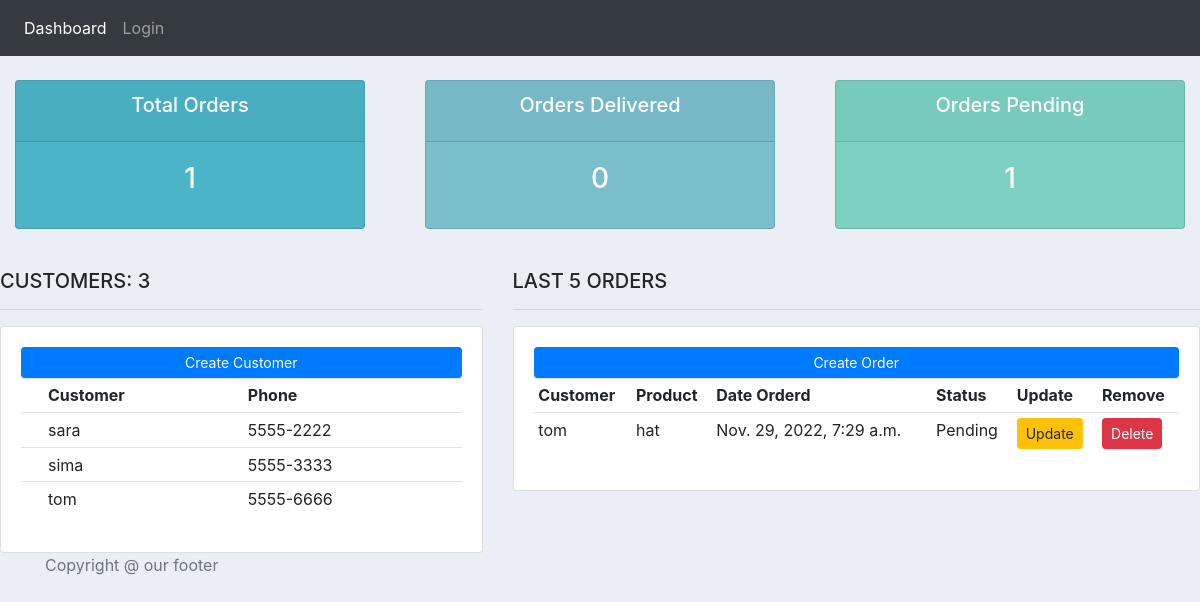
Before: / with the older database file.
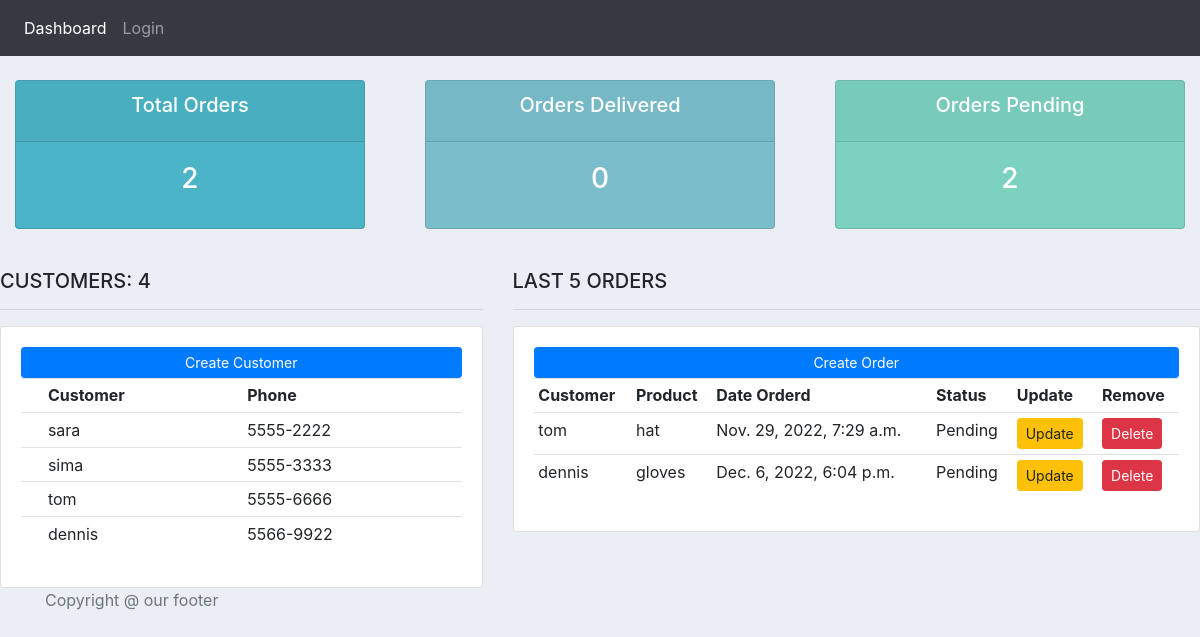
After: the same page with the newer database file.
### account/models.py (models this page shows, shortened)
class Customer(models.Model):
	user=models.OneToOneField(User,on_delete=models.CASCADE,null=True)
	name = models.CharField(max_length=200, null=True)
	phone = models.CharField(max_length=200, null=True)
	email = models.EmailField(unique=True,null=True)
	date_created = models.DateTimeField(auto_now_add=True, null=True, blank=True)
	def __str__(self):
		return self.name

class Order(models.Model):
	STATUS = (
			('Pending', 'Pending'),
			('Out for delivery', 'Out for delivery'),
			('Delivered', 'Delivered'),
			)
	customer = models.ForeignKey(Customer, on_delete= models.SET_NULL, null=True)
	product = models.ForeignKey(Product, on_delete=models.SET_NULL, null=True )
	date_created = models.DateTimeField(auto_now_add=True, null=True, blank=True)
	status = models.CharField(max_length=200, null=True, choices=STATUS)

class Product(models.Model):
	CATEGORY = (
			('Indoor', 'Indoor'),
			('Out Door', 'Out Door'),
			)
	name = models.CharField(max_length=200, null=True)
	price = models.FloatField(null=True)
	category = models.CharField(max_length=200, null=True, choices=CATEGORY)
	date_created = models.DateTimeField(auto_now_add=True, null=True, blank=True)
	def __str__(self):
		return self.name

### account/views.py (the view)
# urls.py: path('',views.dashboard,name='dashboard'),
def dashboard(request):
	customers=Customer.objects.all()
	orders=Order.objects.exclude(product__isnull=True)
	total_customers=customers.count()
	total_orders=orders.count()
	delivere=Order.objects.filter(status='Delivered').count()
	pending=Order.objects.filter(status='Pending').count()
	context={'customers': customers,'total_customers':total_customers,
	'orders':orders,'total_orders':total_orders,'delivered':delivere,
	'pending':pending}
	return render (request,'account/dashboard.html',context)

### account/templates/account/dashboard.html (shortened to what this page needs)
{% extends 'main.html' %}
{% block content %}
{% include 'navabar.html' %}
{% include 'account/status_row.html' %}
<br>
<div class="row">
	<div class="col-md-5">
		<h5>CUSTOMERS: {{total_customers}}</h5>
		<hr>
		<div class="card card-body">
			<div class="btn btn-primary  btn-sm btn-block" >Create Customer</div>
			<table class="table table-sm">
				<tr>
					<th></th>
					<th>Customer</th>
					<th>Phone</th>
				</tr>
				{% for customer in customers %}
					<tr>
						<td>
						</td>
						<td>{{customer.name}}</td>
						<td>{{customer.phone}}</td>
					</tr>
				{% endfor %}
			</table>
		</div>
	</div>
	<div class="col-md-7">
		<h5>LAST 5 ORDERS</h5>
		<hr>
		<div class="card card-body">
			<div class="btn btn-primary  btn-sm btn-block">Create Order</div>
			<table class="table table-sm">
				<tr>
					<th>Customer</th>
					<th>Product</th>
					<th>Date Orderd</th>
					<th>Status</th>
					<th>Update</th>
					<th>Remove</th>
				</tr>
				{% for order in orders %}
					<tr>
						<td>{{order.customer}}</td>
						<td>{{order.product}}</td>
						<td>{{order.date_created}}</td>
						<td>{{order.status}}</td>
						<td><a class="btn btn-sm btn-warning" href="{% url 'update_order' order.id%}">Update</a></td>
						<td><a class="btn btn-sm btn-danger" href="{% url 'delete_order' order.id%}">Delete</a></td>
					</tr>
				{% endfor %}
			</table>
		</div>
	</div>
</div>
{% endblock %}

### templates/main.html (shortened to what this page needs)
{% load static %}
<!DOCTYPE html>
<html>
<head>
	<link rel="stylesheet" href="https://stackpath.bootstrapcdn.com/bootstrap/4.3.1/css/bootstrap.min.css">
	<link href="{% static '/css/main.css'  %}" rel="stylesheet" type="text/css">
</head>
<body>
	{% block content %}
	{% endblock content %}
	{% include 'footer.html' %}
</body>
</html>

### templates/navabar.html (shortened to what this page needs)
<nav class="navbar navbar-expand-lg navbar-dark bg-dark">
  <div class="collapse navbar-collapse" id="navbarSupportedContent">
    <ul class="navbar-nav mr-auto">
      <li class="nav-item active">
        <a class="nav-link" href="{% url 'dashboard' %}">Dashboard</a>
      </li>
      {% if request.user.is_authenticated%}
      <a class="nav-link" href="{% url 'logout_page'%}">Logout</a>
      <p class="nav-link">Hello {{request.user.username}}</p>
      {% else %}
      <a class="nav-link" href="{% url 'login'%}">Login</a>
      {% endif %}
    </ul>
  </div>
</nav>

### account/templates/account/status_row.html
<br>
<div class="row">
	<div class="col">
		<div class="col-md">
			<div class="card text-center text-white  mb-3" id="total-orders">
			  	<div class="card-header">
			  		<h5 class="card-title">Total Orders</h5>
			  	</div>
			  	<div class="card-body">
			    	<h3 class="card-title">{{total_orders}}</h3>
			  	</div>
			</div>
		</div>
	</div>
	<div class="col">
		<div class="col-md">
			<div class="card text-center text-white  mb-3" id="orders-delivered">
			  	<div class="card-header">
			  		<h5 class="card-title">Orders Delivered</h5>
			  	</div>
			  	<div class="card-body">
			    	<h3 class="card-title">{{delivered}}</h3>
			  	</div>
			</div>
		</div>
	</div>
	<div class="col">
		<div class="col-md">
			<div class="card text-center text-white  mb-3" id="orders-pending">
			  	<div class="card-header">
			  		<h5 class="card-title">Orders Pending</h5>
			  	</div>
			  	<div class="card-body">
			    	<h3 class="card-title">{{pending}}</h3>
			  	</div>
			</div>
		</div>
	</div>
</div>

### templates/footer.html
<footer class="footer">
  <div class="container">
    <span class="text-muted">Copyright @ our footer</span>
  </div>
</footer>

### static/css/main.css (style rules this page uses)
body { background-color: #ebeff5; }
#total-orders { background-color: #4cb4c7; }
#orders-delivered { background-color: #7abecc; }
#orders-pending { background-color: #7CD1C0; }

Changed rows visible on the page:
added Customer: name "dennis", phone "5566-9922"
added Order: customer "dennis", product "gloves", date_created "Dec. 6, 2022, 6:04 p.m.", status "Pending"
Other visible differences:
{{ total_orders }}: "1" → "2"
{{ pending }}: "1" → "2"
{{ total_customers }}: "3" → "4"
